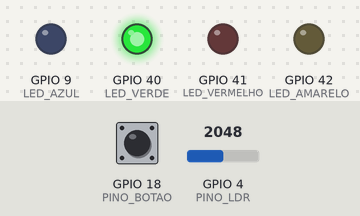
This sketch was run on a simulated ESP32-S3. On the bench: output pins drawn as LEDs (lit = HIGH). The test bench sets the inputs (shaded band); at power-on: GPIO 4 (PINO_LDR) = 2048, GPIO 18 (PINO_BOTAO) LOW. WiFi joins after 1.5 s; servers stay silent unless stated; what the sketch prints to the serial monitor is not drawn.

Above: at 2.7 s.
2.8 s: GPIO 4 (PINO_LDR) set to 560
At 7.7 s:
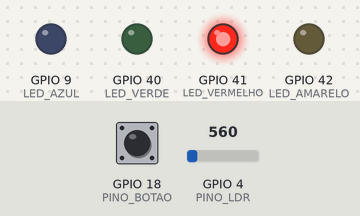
At 12.7 s:
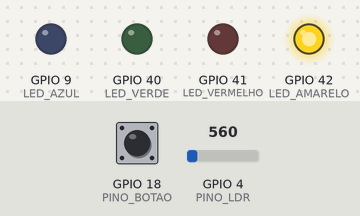
13.0 s: GPIO 4 (PINO_LDR) set to 654
At 13.9 s:
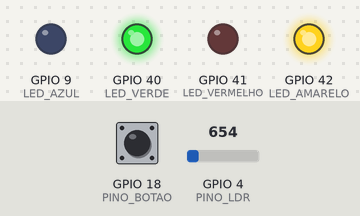
Timing chart, 0 to 29.0 s (numbered marks = the images above; inputs shaded):
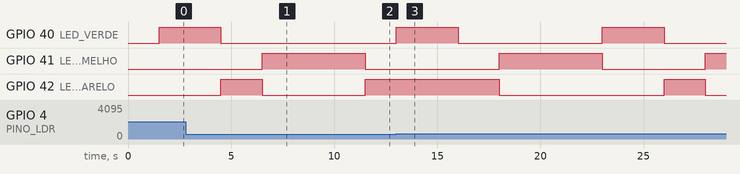

Measured:
- the behaviour switches between 600 and 601 on GPIO 4 (PINO_LDR) (found by bisection; images 2 and 3)
- after the input at 2.8 s, GPIO 40 (LED_VERDE): goes on until 4.5 s, then stays LOW
- after the input at 13.0 s, GPIO 40 (LED_VERDE): alternates HIGH for 3.0 s and LOW for 7.0 s, starting at once; GPIO 41 (LED_VERMELHO): LOW → HIGH after 5.0 s, → LOW 5.0 s later, → HIGH 5.0 s later; GPIO 42 (LED_AMARELO): HIGH → LOW after 5.0 s, → HIGH 8.0 s later, → LOW 2.0 s later

The sketch:

sketch.ino
```cpp
#include <WiFi.h>
#include <HTTPClient.h>

#define LED_AZUL 9 // Pino utilizado para controle do led azul
#define LED_VERDE 40 // Pino utilizado para controle do led verde
#define LED_VERMELHO 41 // Pino utilizado para controle do led vermelho
#define LED_AMARELO 42 // Pino utilizado para controle do led amarelo

const int PINO_BOTAO = 18; //Pino utilizado para o botão

const int PINO_LDR = 4; //Pino utilizado para o LDR
int LIMIAR_LDR = 600;

// Definição de variáveis auxiliares
int botaoEstado = 0;
int botaoUltimoEstado = 0;
int botaoContador = 0;
unsigned long debounceUltimoTempo = 0;
unsigned long debounceAtraso = 50;

void setup() {

  // Configuração inicial dos pinos para controle dos leds como OUTPUTs (saídas) do ESP32
  pinMode(LED_AZUL, OUTPUT);
  pinMode(LED_VERDE, OUTPUT);
  pinMode(LED_VERMELHO, OUTPUT);
  pinMode(LED_AMARELO, OUTPUT);

  // Inicialização das entradas
  pinMode(PINO_BOTAO, INPUT);

  // Inicia os LEDs como desligados
  digitalWrite(LED_AZUL, LOW);
  digitalWrite(LED_VERDE, LOW);
  digitalWrite(LED_VERMELHO, LOW);
  digitalWrite(LED_AMARELO, LOW);

  Serial.begin(9600); // Configuração do serial entre ESP e computador de 9600

  WiFi.begin("Wokwi-GUEST", ""); // Conexão à rede WiFi aberta com SSID Wokwi-GUEST

  while (WiFi.status() != WL_CONNECTED) {
    delay(100);
    Serial.print(".");
  }
  Serial.println("Conectado ao WiFi com sucesso!"); // Considerando o loop, mostrar que o esp está conectado ao wifi.

}

void loop() {
  int statusLDR = analogRead(PINO_LDR); // realiza a leitura do sensor LDR

  if(statusLDR <= LIMIAR_LDR){

    // Configuração para ativar o modo noturno e piscar o led amarleo
    digitalWrite(LED_VERDE, LOW);
    digitalWrite(LED_VERMELHO, LOW);
    digitalWrite(LED_AMARELO, HIGH);
    delay(500);
    Serial.print("Modo noturno ativado!");
    Serial.println(statusLDR);

  }else{

    // Configuração do modo de funcionamdento tradicional do semaforo
    digitalWrite(LED_VERDE, HIGH);
    delay(3000);
    digitalWrite(LED_VERDE, LOW);
    digitalWrite(LED_AMARELO, LOW);
    digitalWrite(LED_AMARELO, HIGH);
    delay(2000);
    digitalWrite(LED_AMARELO, LOW);

    digitalWrite(LED_VERMELHO, HIGH);
    lerBotao(); // Verifica o estado do botão no estado "fechado"
    delay(5000);
    digitalWrite(LED_VERMELHO, LOW);
  }
}

void lerBotao (){ //função para realizar a leitura do estado do botão e resolver o debounce
  int leitura = digitalRead(PINO_BOTAO);

  if (leitura != botaoUltimoEstado) {
    debounceUltimoTempo = millis ();
  }

  if ((millis() - debounceUltimoTempo) > debounceAtraso) { //solução do debounce
    if (leitura != botaoEstado) {
      botaoEstado = leitura;
      if (botaoEstado == HIGH) {
        botaoContador++;
        Serial.println("O botão está pressionado!");

        if (botaoContador == 1) {
          delay(1000);
          digitalWrite(LED_VERMELHO, LOW);
          digitalWrite(LED_VERDE, HIGH);
          delay(3000);
          digitalWrite(LED_VERDE, LOW);
        }

        if (botaoContador == 3) {
          requisicaoHTTP();
          botaoContador = 0; // zera a contagem
        }
      }
    }

  }
}

void requisicaoHTTP (){ //função para enviar a requisição http para conexão
  if (WiFi.status() == WL_CONNECTED) {
    HTTPClient http;
    String servidor = "http://www.google.com.br/";

    http.begin(servidor.c_str());
    int respostaHTTP = http.GET();

    if (respostaHTTP > 0) {
      Serial.print("Segue a resposta HTTP: ");
      Serial.println(respostaHTTP);
      String cargaUtil = http.getString();
      Serial.println(cargaUtil);
    } else {
      Serial.print("Código de erro: ");
      Serial.println(respostaHTTP);
    }
    http.end();
  } else {
    Serial.println("WiFi desconectado");
  }
}
```
